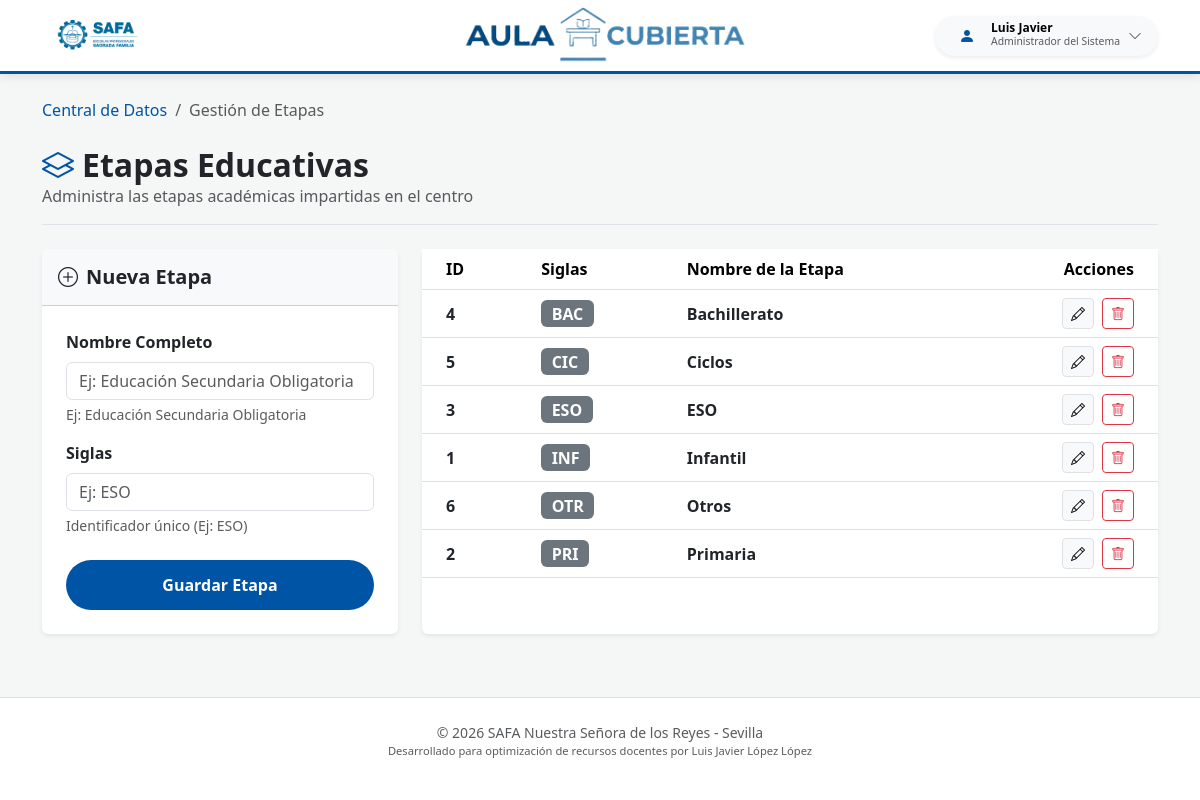
The page /datos/etapas/ (signed in) on the database its author committed.
### safa_guardias/models.py (models this page shows, shortened)
class CentroSaaSModel(models.Model):
    centro = models.ForeignKey(
        'CentroEscolar',
        on_delete=models.CASCADE,
        null=True, # Lo dejamos nullable por ahora para que no te dé error al hacer make migrations con datos existentes
        blank=True
    )
    class Meta:
        abstract = True

class Profesor(CentroSaaSModel):
    ROLES_CHOICES = [
        ('ADMIN', 'Administrador del Sistema'),
        ('DIRECCION', 'Dirección'),
        ('JEFATURA', 'Jefatura de Estudios'),
        ('PROFESOR', 'Profesorado'),
    ]
    nombre = models.CharField(max_length=100)
    apellidos = models.CharField(max_length=150)
    abreviatura = models.CharField(max_length=10)
    email = models.EmailField(blank=True, null=True)
    usuario = models.OneToOneField(User, on_delete=models.SET_NULL, null=True, blank=True, related_name='perfil_profesor')
    rol = models.CharField(max_length=20, choices=ROLES_CHOICES, default='PROFESOR')
    centro = models.ForeignKey(CentroEscolar, on_delete=models.CASCADE, related_name='profesores', null=True, blank=True)

class Etapa(CentroSaaSModel):
    nombre = models.CharField(max_length=100, help_text="Ej: Educación Secundaria Obligatoria")
    siglas = models.CharField(max_length=10, help_text="Ej: ESO")
    class Meta:
        verbose_name = "Etapa"
        verbose_name_plural = "Etapas"
        unique_together = ['centro', 'siglas'] # Cada centro tiene sus siglas únicas

### safa_guardias/views.py (the view)
# urls.py: path('datos/etapas/', views.gestionar_etapas, name='gestionar_etapas'),
@login_required
def gestionar_etapas(request):
    centro = obtener_centro_usuario(request)
    if not centro:
        messages.error(request, "Selecciona un centro antes de gestionar las etapas.")
        return redirect('centro_datos')  # Ajusta al name de tu url principal
    etapa_edit_id = request.GET.get('edit')
    etapa_instancia = None
    if etapa_edit_id:
        etapa_instancia = get_object_or_404(Etapa, id=etapa_edit_id, centro=centro)
    if request.method == 'POST':
        action = request.POST.get('action')
        if action == 'delete':
            etapa_id = request.POST.get('etapa_id')
            etapa_a_borrar = get_object_or_404(Etapa, id=etapa_id, centro=centro)
            try:
                etapa_a_borrar.delete()
                messages.success(request, "Etapa eliminada correctamente.")
            except Exception as e:
                messages.error(request, "No se puede eliminar la etapa porque ya tiene grupos o tramos asociados.")
            return redirect('gestionar_etapas')
        elif action == 'save':
            form = EtapaForm(request.POST, instance=etapa_instancia)
            if form.is_valid():
                nueva_etapa = form.save(commit=False)
                nueva_etapa.centro = centro
                try:
                    nueva_etapa.save()
                    mensaje = "Etapa actualizada con éxito." if etapa_instancia else "Etapa creada con éxito."
                    messages.success(request, mensaje)
                    return redirect('gestionar_etapas')
                except IntegrityError:
                    messages.error(request,
                                   f"Ya existe una etapa con las siglas '{nueva_etapa.siglas}' en este centro.")
            else:
                messages.error(request, "Revisa los errores en el formulario.")
    else:
        form = EtapaForm(instance=etapa_instancia)
    etapas = Etapa.objects.filter(centro=centro).order_by('nombre')
    contexto = {
        'etapas': etapas,
        'form': form,
        'is_edit': bool(etapa_instancia),
        'centro': centro
    }
    return render(request, 'gestionar_etapas.html', contexto)

### safa_guardias/forms.py
class EtapaForm(forms.ModelForm):
    class Meta:
        model = Etapa
        fields = ['nombre', 'siglas']
        widgets = {
            'nombre': forms.TextInput(attrs={
                'class': 'form-control',
                'placeholder': 'Ej: Educación Secundaria Obligatoria'
            }),
            'siglas': forms.TextInput(attrs={
                'class': 'form-control',
                'placeholder': 'Ej: ESO'
            }),
        }

### safa_guardias/context_processors.py (called while the page is built)
def selector_centros_global(request):
    es_admin = request.user.is_authenticated and (
            request.user.is_superuser or
            (hasattr(request.user, 'perfil_profesor') and request.user.perfil_profesor.rol == 'ADMIN')
    )
    if es_admin:
        return {
            'lista_centros_admin': CentroEscolar.objects.all().order_by('nombre'),
            'centro_activo_admin': obtener_centro_usuario(request)
        }
    return {}

### safa_guardias/utils.py (called while the page is built)
def obtener_centro_usuario(request):
    es_admin = request.user.is_superuser or (
            hasattr(request.user, 'perfil_profesor') and request.user.perfil_profesor.rol == 'ADMIN'
    )
    if es_admin:
        centro_id_sesion = request.session.get('centro_activo_id')
        if centro_id_sesion:
            return CentroEscolar.objects.filter(id=centro_id_sesion).first()
    try:
        return request.user.perfil_profesor.centro
    except AttributeError:
        return None

### templates/gestionar_etapas.html (shortened to what this page needs)
{% extends 'base.html' %}
{% block body %}
    <div class="container py-4">
        <nav aria-label="breadcrumb" class="mb-4">
            <ol class="breadcrumb">
                <li class="breadcrumb-item"><a href="{% url 'centro_datos' %}" class="text-decoration-none">Central de
                    Datos</a></li>
                <li class="breadcrumb-item active">Gestión de Etapas</li>
            </ol>
        </nav>
        <div class="d-flex justify-content-between align-items-center mb-4 border-bottom pb-3">
            <div>
                <h2 class="fw-bold mb-0 text-dark"><i class="bi bi-layers me-2 icon-safa"></i>Etapas Educativas</h2>
                <p class="text-muted mb-0">Administra las etapas académicas impartidas en el centro</p>
            </div>
        </div>
        <div class="row g-4">
            <div class="col-lg-4">
                <div class="card border-0 shadow-sm">
                    <div class="card-header bg-light p-3">
                        <h5 class="mb-0 fw-bold">
                            {% if is_edit %}
                                <i class="bi bi-pencil-square me-2"></i>Editar Etapa
                            {% else %}
                                <i class="bi bi-plus-circle me-2"></i>Nueva Etapa
                            {% endif %}
                        </h5>
                    </div>
                    <div class="card-body p-4">
                        <form method="POST" action="{% if is_edit %}?edit={{ form.instance.id }}{% endif %}">
                            <div class="mb-3">
                                <label class="form-label fw-semibold">Nombre Completo</label>
                                {{ form.nombre }}
                                <div class="form-text small">Ej: Educación Secundaria Obligatoria</div>
                            </div>
                            <div class="mb-4">
                                <label class="form-label fw-semibold">Siglas</label>
                                {{ form.siglas }}
                                <div class="form-text small">Identificador único (Ej: ESO)</div>
                            </div>
                            <div class="d-grid gap-2">
                                <button type="submit" class="btn btn-safa rounded-pill fw-bold">
                                    {% if is_edit %}Actualizar Etapa{% else %}Guardar Etapa{% endif %}
                                </button>
                            </div>
                        </form>
                    </div>
                </div>
            </div>
            <div class="col-lg-8">
                <div class="card border-0 shadow-sm h-100">
                    <div class="card-body p-0">
                        <div class="table-responsive">
                            <table class="table table-hover align-middle mb-0">
                                <thead class="bg-light">
                                <tr>
                                    <th class="ps-4">ID</th>
                                    <th class="ps-4">Siglas</th>
                                    <th>Nombre de la Etapa</th>
                                    <th class="text-end pe-4" style="width: 150px;">Acciones</th>
                                </tr>
                                </thead>
                                <tbody>
                                {% for etapa in etapas %}
                                    <tr>
                                        <td class="ps-4"><span class="fw-semibold text-dark">{{ etapa.id }}</span></td>
                                        <td class="ps-4"><span class="badge bg-secondary fs-6">{{ etapa.siglas }}</span>
                                        </td>
                                        <td class="fw-semibold text-dark">{{ etapa.nombre }}</td>
                                        <td class="text-end pe-4">
                                            <div class="d-flex justify-content-end gap-2">
                                                <a href="?edit={{ etapa.id }}" class="btn btn-sm btn-light border"
                                                   title="Editar">
                                                    <i class="bi bi-pencil"></i>
                                                </a>
                                                <form method="POST"
                                                      onsubmit="return confirm('¿Estás seguro de eliminar la etapa {{ etapa.siglas }}? Esta acción no se puede deshacer.');">
                                                    <button type="button" class="btn btn-sm btn-outline-danger"
                                                            data-bs-toggle="modal"
                                                            data-bs-target="#modalEliminar"
                                                            data-id="{{ etapa.id }}"
                                                            data-nombre="{{ etapa.siglas }}"
                                                            title="Eliminar">
                                                        <i class="bi bi-trash"></i>
                                                    </button>
                                                </form>
                                            </div>
                                        </td>
                                    </tr>
                                {% endfor %}
                                </tbody>
                            </table>
                        </div>
                    </div>
                </div>
            </div>
        </div>
    </div>
{% endblock %}

### templates/barra_navegacion.html (shortened to what this page needs)
{% load static %}
<nav class="navbar navbar-expand-lg navbar-light sticky-top py-2">
    <div class="container">
        <a class="navbar-brand" href="{% url 'index' %}">
            <img src="{% static 'images/logo_safa.png' %}" alt="Logo SAFA" style="height: 45px; width: auto;">
        </a>
        <div class="navbar-title-center d-none d-md-block">
            <a href="{% url 'index' %}">
                <img src="{% static 'images/logo.png' %}" alt="Logo App" style="height: 80px; width: auto;">
            </a>
        </div>
        <div class="ms-auto d-flex align-items-center">
            {% if user.is_authenticated %}
                <div class="dropdown">
                    <button class="btn btn-light border-0 d-flex align-items-center gap-2 rounded-pill px-3 py-1 shadow-sm"
                            type="button" id="userMenu" data-bs-toggle="dropdown" aria-expanded="false" data-bs-auto-close="outside">
                        <div class="icon-safa text-white rounded-circle d-flex align-items-center justify-content-center"
                             style="width: 32px; height: 32px;">
                            <i class="bi bi-person-fill"></i>
                        </div>
                        <div class="text-start d-none d-sm-block">
                            <div class="fw-bold" style="font-size: 0.75rem; line-height: 1;">{{ user.perfil_profesor.nombre }}</div>
                            <div class="text-muted" style="font-size: 0.65rem;">{{ user.perfil_profesor.get_rol_display }}</div>
                        </div>
                        <i class="bi bi-chevron-down small text-muted"></i>
                    </button>
                </div>
            {% else %}
                <a href="{% url 'login' %}" class="btn btn-safa btn-sm rounded-pill px-4">
                    <i class="bi bi-person-circle me-1"></i> Acceder
                </a>
            {% endif %}
        </div>
    </div>
</nav>

### static/css/global.css (style rules this page uses)
:root { --safa-blue: #0054a6; --safa-light-blue: #e6f0f9; --safa-accent: #f39c12; --safa-success: #28a745; --safa-warning: #ffc107; --safa-danger: #dc3545; --bs-primary: var(--safa-blue); --bs-primary-rgb: 0, 84, 166; --bs-primary-border-subtle: var(--safa-light-blue); }
body { background-color: #f4f7f6; font-family: 'Segoe UI', Roboto, sans-serif; }
.navbar { background-color: white !important; border-bottom: 3px solid var(--safa-blue); box-shadow: 0 2px 10px rgba(0, 0, 0, 0.1); }
.btn-safa { background-color: var(--safa-blue); color: white; border-radius: 8px; padding: 12px 25px; transition: all 0.3s; text-decoration: none; display: inline-block; text-align: center; }
.navbar-title-center { font-family: 'Montserrat', sans-serif; font-size: 1.8rem; letter-spacing: -0.5px; color: var(--safa-blue); position: absolute; left: 50%; transform: translateX(-50%); white-space: nowrap; margin: 0; }
.navbar > .container { position: relative; display: flex; justify-content: space-between; align-items: center; }
.icon-safa { color: var(--safa-blue) !important; }
a { color: var(--safa-blue); }

### rows shown on the page
Etapa: id "4", siglas "BAC", nombre "Bachillerato"
Etapa: id "5", siglas "CIC", nombre "Ciclos"
Etapa: id "3", siglas "ESO", nombre "ESO"
Etapa: id "1", siglas "INF", nombre "Infantil"
Etapa: id "6", siglas "OTR", nombre "Otros"
Etapa: id "2", siglas "PRI", nombre "Primaria"

### other values the page prints
{{ user.perfil_profesor.nombre }} "Luis Javier"
{{ user.perfil_profesor.get_rol_display }} "Administrador del Sistema"
